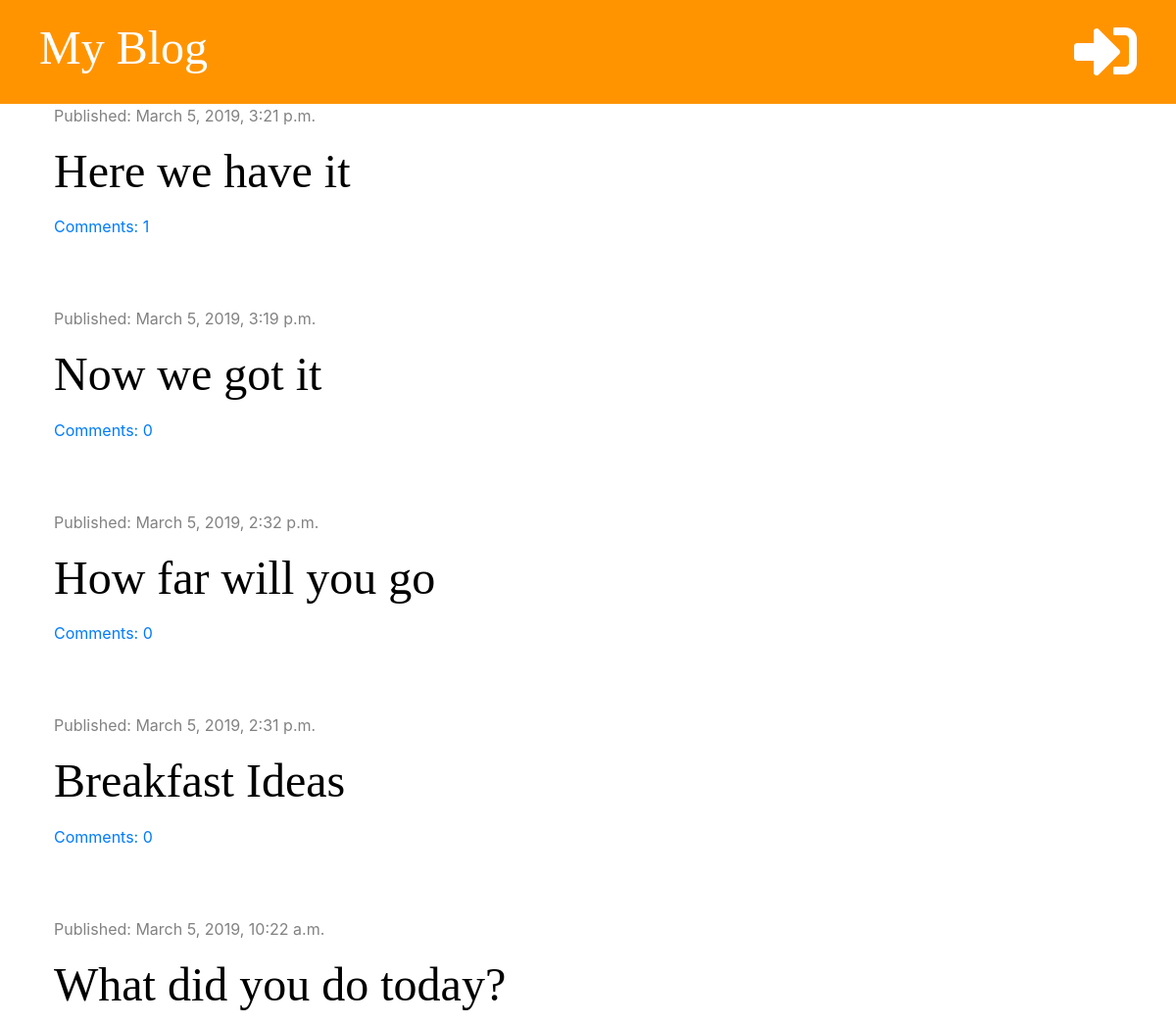
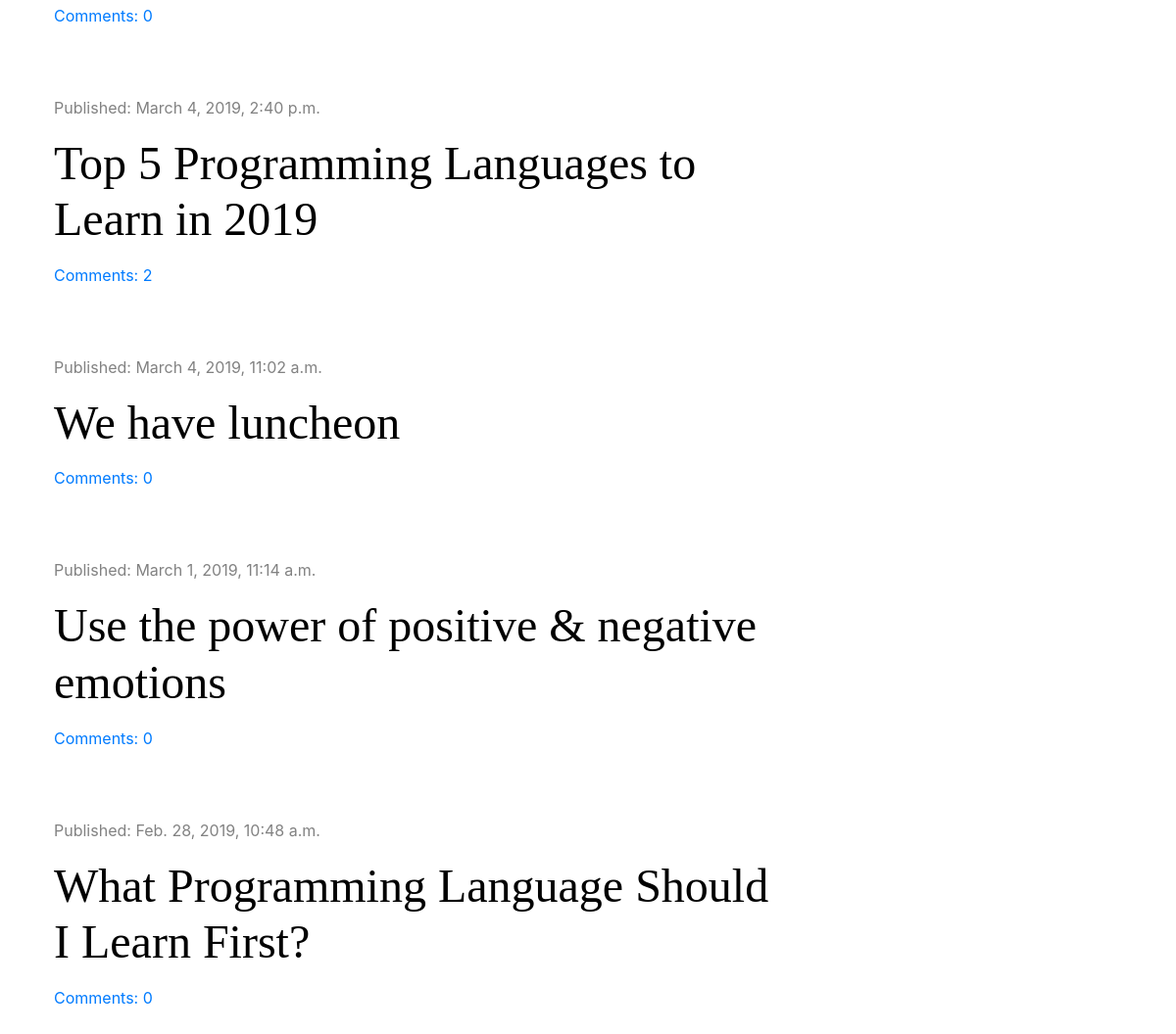
/, run on an earlier commit of the app's database (2 pictures, top to bottom).
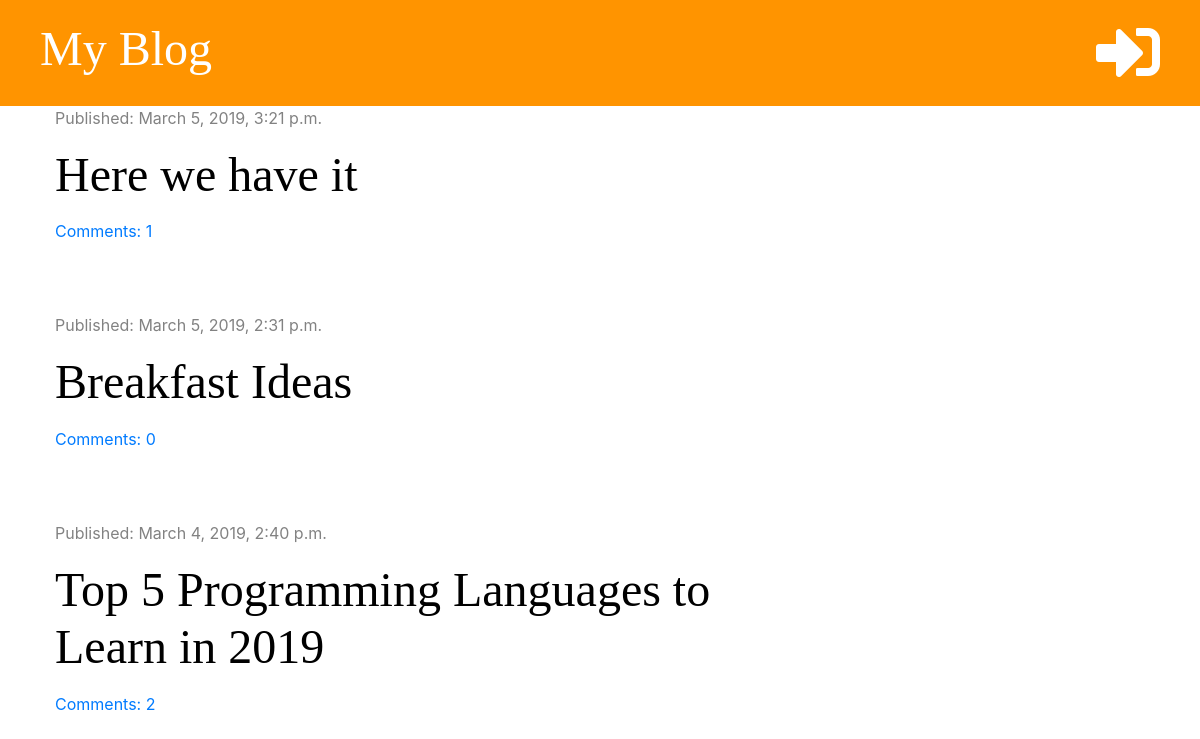
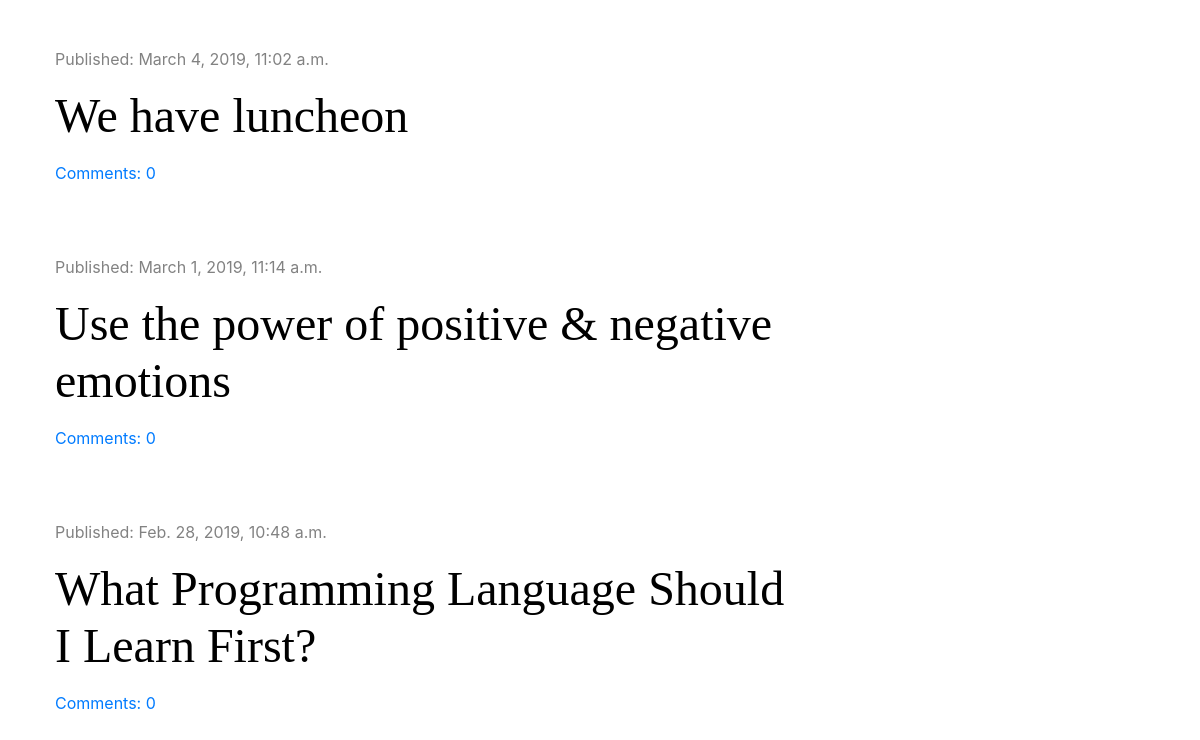
And on a later commit of the database (2 pictures, top to bottom).
### blog/models.py (models this page shows, shortened)
class Post(models.Model):
    author = models.ForeignKey('auth.User', on_delete=models.CASCADE)
    title = models.CharField(max_length=200)
    text = models.TextField()
    created_date = models.DateTimeField(default=timezone.now)
    published_date = models.DateTimeField(blank=True, null=True)
    def approved_comments(self):
        return self.comments.filter(approved=True)

### blog/views.py (the view)
# urls.py: path('', views.post_list, name='post_list'),
def post_list(request):
    posts = Post.objects.filter(published_date__lte=timezone.now()).order_by('-published_date')
    stuff_for_frontend = {'posts': posts}
    return render(request, 'blog/post_list.html', stuff_for_frontend)

### blog/templatetags/markdownify.py (called while the page is built)
@register.filter
def markdown(value):
    renderer = HighlightRenderer()
    markdown = mistune.Markdown(renderer=renderer)
    return markdown(value)

### blog/templates/blog/post_list.html (shortened to what this page needs)
{% extends 'blog/base.html' %}
{% load markdownify %}
{% block content %}
    {% for post in posts %}
        <div class="post">
            <div class="date">
                <p>Published: {{ post.published_date }}</p>
            </div>
            <h1><a href="{% url 'post_detail' pk=post.pk %}">{{ post.title }}</a></h1>
            <a href="{% url 'post_detail' pk=post.pk %}">Comments: {{ post.approved_comments.count }}</a>
        </div>
    {% endfor %}
{% endblock %}

What changed in the data, as far as the page shows it:
removed Post: published_date "March 5, 2019, 3:19 p.m.", title "Now we got it", approved_comments.count "0"
removed Post: published_date "March 5, 2019, 2:32 p.m.", title "How far will you go", approved_comments.count "0"
removed Post: published_date "March 5, 2019, 10:22 a.m.", title "What did you do today?", approved_comments.count "0"
